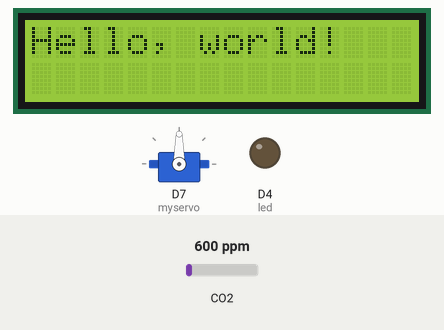
A sketch run on a simulated ESP8266 (NodeMCU). Parts: 16×2 character LCD, servo, output pins drawn as LEDs (lit = HIGH). The inputs (shaded band) are chosen by the test bench; at power-on: CO2 600 ppm. WiFi joins after 1.5 s; servers stay silent unless stated; what the sketch prints to the serial monitor is not drawn.

Above: at 1.6 s.
At 2.6 s:
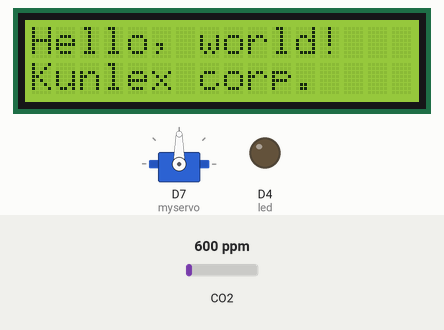
At 20.2 s:
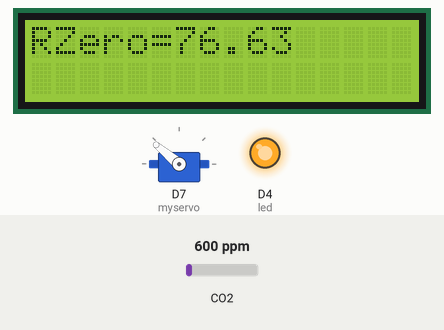
At 38.3 s:
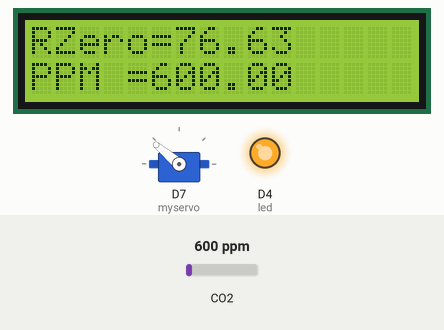
Timing chart, 0 to 39.8 s (numbered marks = the images above):
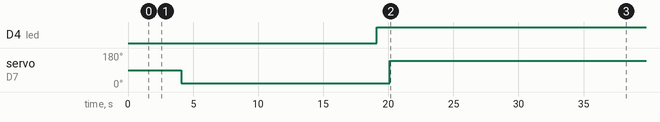

Measured:
- by itself, D4 (led): LOW → HIGH at 19.1 s
- by itself, servo on D7 (myservo): 90° → 20° at 4.1 s, → 140° 16.0 s later
- what the display in image 0 shows lasts 1.0 s, from 1.6 s to 2.6 s
- what the display in image 1 shows lasts 16.5 s, from 2.6 s to 19.1 s

The sketch:

arduino2.ino
```cpp
#include <MQ135.h> //https://github.com/MurrayBoz/NodeMCU-MQ135/blob/master/libraries/MQ135-master.zip 需要下載library來用
//本項測試用打火機放瓦斯出來 就可以得到很高的ppm了
#define ANALOGPIN A0

int PPMStatus = 0;
int PPMStatusOld = 0;

float  airTemperature, airHumidity, ppm, ppmbalanced, rzero;
int initStep=1;                 // 1 = Connection in progress / 2 = Connection Done

MQ135 gasSensor = MQ135(ANALOGPIN);
int led = 2;    //LED 2是接D4
//伺服馬達相關
  #include <Servo.h>
  Servo myservo;  // create servo object to control a servo
  int windowstate=0;//窗戶開關狀態 0是關 1是開
//伺服馬達結束

//LED字幕相關套件
#include <Wire.h>  // Arduino IDE 內建
// LCD I2C Library，從這裡可以下載：
// https://bitbucket.org/fmalpartida/new-liquidcrystal/downloads
#include <LiquidCrystal_I2C.h>

// Set the pins on the I2C chip used for LCD connections:
//                    addr, en,rw,rs,d4,d5,d6,d7,bl,blpol
LiquidCrystal_I2C lcd(0x27, 2, 1, 0, 4, 5, 6, 7, 3, POSITIVE);  // 設定 LCD I2C 位址

//LED字幕套件結束

#include <ESP8266WiFi.h>
#include <ESP8266WebServer.h>

const char* ssid = "ASUS_iot_2G";
const char* password = "1121314151";

ESP8266WebServer server(80);

void homepage() {
  server.send(200, "text/html",  SendHTML(windowstate));
  Serial.println("同學開啟了網頁");
}

void setup() {
   Serial.begin(9600);
   pinMode(led, OUTPUT);

   lcd.begin(16, 2);      // 初始化 LCD，一行 16 的字元，共 2 行，預設開啟背光

  // 閃爍三次
  for(int i = 0; i < 3; i++) {
    lcd.backlight(); // 開啟背光
    delay(250);
    lcd.noBacklight(); // 關閉背光
    delay(250);
  }
  lcd.backlight();
  myservo.attach(D7);//把接腳接在D7上面
  myservo.write(90); //一開始先置中90度

  // 輸出初始化文字
  lcd.setCursor(0, 0); // 設定游標位置在第一行行首
  lcd.print("Hello, world!");
  delay(1000);
  lcd.setCursor(0, 1); // 設定游標位置在第二行行首
  lcd.print("Kunlex corp.");

  //初始化網絡
  WiFi.mode(WIFI_STA);
  WiFi.begin(ssid, password);
  WiFi.config(IPAddress(192,168,60,202), // IP位址
             IPAddress(192,168,60,254),  // 閘道（gateway）位址
             IPAddress(255,255,255,0));  // 網路遮罩（netmask）

  while (WiFi.status() != WL_CONNECTED) {
    delay(500);
    Serial.print(".");
  }
  Serial.println("");
  Serial.print("IP Address: ");
  Serial.println(WiFi.localIP());

  //初始化WebServer
  server.on("/", homepage);
  server.on("/openwindow", handle_openwindow);  //打開窗戶
  server.on("/closewindow", handle_closewindow);//關閉窗戶
  server.on("/api", handle_api);//api

  server.begin();
  Serial.println("HTTP server started");
  handle_closewindow() ;//初始關閉窗戶

  delay(5000);
  lcd.clear();
}

void loop() {
  // 當時室內大約的溫度跟濕度，讓 getCorrectPPM進行校正
  airTemperature = 28;
  airHumidity = 50;

  rzero = gasSensor.getRZero(); //取得rzero 校準值
  Serial.print("RZero=");
  Serial.println(rzero);    // 持續顯示 rzero 值

  ppm = gasSensor.getPPM(); // 取得 ppm 值
  Serial.print("PPM=");
  Serial.println(ppm);

  ppmbalanced = gasSensor.getCorrectedPPM(airTemperature, airHumidity);  // 取得修正的 ppm 值
  Serial.print("PPM Corrected=");
  Serial.println(ppmbalanced);
  Serial.println();
  if(ppm>100){
    digitalWrite(led, HIGH);
      // 閃爍5次
    for(int i = 0; i < 5; i++) {
      lcd.noBacklight(); // 關閉背光
      delay(100);
      lcd.backlight(); // 開啟背光
      delay(100);

    }
    Serial.print(F("瓦斯外洩開窗"));
    myservo.write(140);
    windowstate=1;
    server.send(200, "text/html",  SendHTML(windowstate));

  }else{
    Serial.print(F("關窗"));
    myservo.write(20);
    windowstate=0;
    server.send(200, "text/html",  SendHTML(windowstate));
    digitalWrite(led, LOW);
  }
  lcd.setCursor(0, 0); // 設定游標位置在第一行行首
  lcd.print("RZero=");
  lcd.print(rzero);
  delay(1000);
  lcd.setCursor(0, 1); // 設定游標位置在第二行行首
  lcd.print("PPM =");
  lcd.print(ppmbalanced);
  delay(1000);

   //監聽客戶請求並處理
  server.handleClient();
  }

void handle_openwindow() {//打開窗戶
   myservo.write(140);
   windowstate=1;
   Serial.print(F("手動開窗"));
   server.send(200, "text/html",  SendHTML(windowstate));
   delay(3000);
}
void handle_closewindow() {//關閉窗戶
   myservo.write(20);
   windowstate=0;
   Serial.print(F("手動關窗"));
   server.send(200, "text/html",  SendHTML(windowstate));
   delay(10000);//手動關窗停留10秒再回復抓溫度
}
void handle_api() {//api
   server.send(200, "text/html",  api(windowstate));

}
String api(uint8_t windowstate){
  String ptr ="{\"RZero\": \""+ String(rzero) +"\"";
         ptr +=",\"PPM\":\""+ String(ppm) +"\",\"PPM Corrected\":\""+ String(ppmbalanced)+"\"";
         ptr +=",\"windowstate\":\""+ String(windowstate)+"\"}";
  return ptr;
}

String SendHTML(uint8_t windowstate){
  String ptr = "<!DOCTYPE html> <html>\n";
  ptr +="<head><meta name=\"viewport\" content=\"width=device-width, initial-scale=1.0, user-scalable=no\"><meta charset=\"UTF-8\">\n";
  ptr +="<title>雲端控制器</title>\n";
  ptr +="<style>html { font-family: Helvetica; display: inline-block; margin: 0px auto; text-align: center;}\n";
  ptr +="body{margin-top: 50px;} h1 {color: #444444;margin: 50px auto 30px;} h3 {color: #444444;margin-bottom: 50px;}\n";
  ptr +=".button {display: block;width: 80px;background-color: #1abc9c;border: none;color: white;padding: 13px 30px;text-decoration: none;font-size: 25px;margin: 0px auto 35px;cursor: pointer;border-radius: 4px;}\n";
  ptr +=".button-on {background-color: #1abc9c;}\n";
  ptr +=".button-on:active {background-color: #16a085;}\n";
  ptr +=".button-off {background-color: #34495e;}\n";
  ptr +=".button-off:active {background-color: #2c3e50;}\n";
  ptr +="p {font-size: 14px;color: #888;margin-bottom: 10px;}\n";
  ptr +="</style>\n";
  ptr +="</head>\n";
  ptr +="<body>\n";
  ptr +="<h1> ESP8266 網頁伺服器</h1>\n";
  ptr +="<h3>勞動部勞動力發展署中彰投分署</h3>\n";
    ptr +="<hr><h3>RZero : "+ String(rzero) +"  PPM="+ String(ppm) +" <br>PPM Corrected= "+ String(ppmbalanced) +"</h3>\n";
   if(windowstate==1)
  {ptr +="<p>窗戶狀態: 開啟</p><a class=\"button button-off\" href=\"/closewindow\">關窗戶</a>\n";}
  else
  {ptr +="<p>窗戶狀態: 關閉</p><a class=\"button button-on\" href=\"/openwindow\">開窗戶</a>\n";}

   ptr +="<hr><h3>power by kunlex ,davidou 2019 </h3>\n";

  ptr +="</body>\n";
  ptr +="</html>\n";
  return ptr;
}
```
